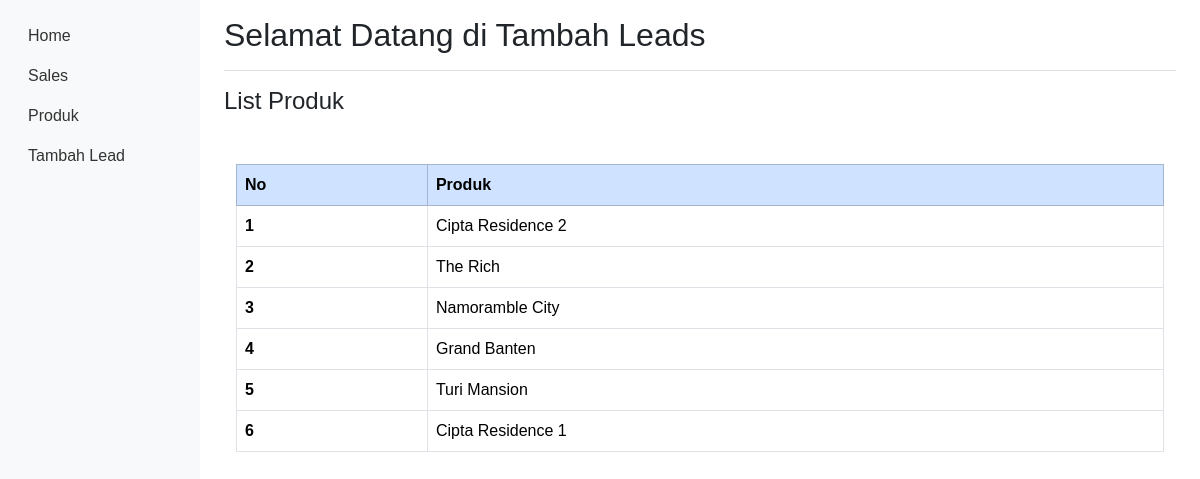
/produk.php, run on the app's committed database.
### tables this page shows
CREATE TABLE `produk` (
  `id` int(10) NOT NULL,
  `nama_produk` varchar(255) NOT NULL
);

### produk.php (the view, shortened to what this page needs)
<!DOCTYPE html>
<html lang="en">
<head>
    <link href="https://cdn.jsdelivr.net/npm/bootstrap@5.3.3/dist/css/bootstrap.min.css" rel="stylesheet">
    <link rel="stylesheet" href="/style.css">
</head>
<body>
    <div class="container-fluid">
        <div class="row">
            <nav id="sidebar" class="col-md-3 col-lg-2 d-md-block bg-light sidebar">
                <div class="sidebar-sticky">
                    <ul class="nav flex-column">
                        <li class="nav-item">
                            <a class="nav-link active" href="index.php">Home</a>
                        </li>
                        <li class="nav-item">
                            <a class="nav-link" href="sales.php">Sales</a>
                        </li>
                        <li class="nav-item">
                            <a class="nav-link" href="produk.php">Produk</a>
                        </li>
                        <li class="nav-item">
                            <a class="nav-link" href="addlead.php">Tambah Lead</a>
                        </li>
                    </ul>
                </div>
            </nav>
            <main role="main" class="col-md-9 ml-sm-auto col-lg-10 px-md-4">
                <div class="d-flex justify-content-between flex-wrap flex-md-nowrap align-items-center pt-3 pb-2 mb-3 border-bottom">
                    <h1 class="h2">Selamat Datang di Tambah Leads</h1>
                </div>
                <div class="row">
                    <div class="col-12">
                        <h4>List Produk</h4>
                        <div class="container mt-5">
                            <table class="table table-bordered rounded">
                                <thead class="table-primary">
                                    <tr>
                                        <th scope="col">No</th>
                                        <th scope="col">Produk</th>
                                    </tr>
                                </thead>
                                <tbody>
                                    <?php
                                    include 'dbconn.php';
                                    $sql = "SELECT id, nama_produk FROM produk";
                                    $result = $conn->query($sql);
                                    if ($result->num_rows > 0) {
                                        $no = 1;
                                        while ($row = $result->fetch_assoc()) {
                                            echo "<tr>";
                                            echo "<th scope='row'>" . $no++ . "</th>";
                                            echo "<td>" . $row["nama_produk"] . "</td>";
                                            echo "</tr>";
                                        }
                                    } else {
                                        echo "<tr><td colspan='2'>Tidak ada data</td></tr>";
                                    }
                                    ?>
                                </tbody>
                            </table>
                        </div>
                    </div>
                </div>
            </main>
        </div>
    </div>
</body>
</html>

### style.css (style rules this page uses)
body { font-family: Arial, sans-serif; }
.sidebar-sticky { position: -webkit-sticky; position: sticky; top: 0; height: calc(100vh - 48px); padding-top: 1rem; overflow-x: hidden; overflow-y: auto; }
.nav-link { color: #333; }

### data on the page
produk: nama_produk "Cipta Residence 2"
produk: nama_produk "The Rich"
produk: nama_produk "Namoramble City"
produk: nama_produk "Grand Banten"
produk: nama_produk "Turi Mansion"
produk: nama_produk "Cipta Residence 1"
